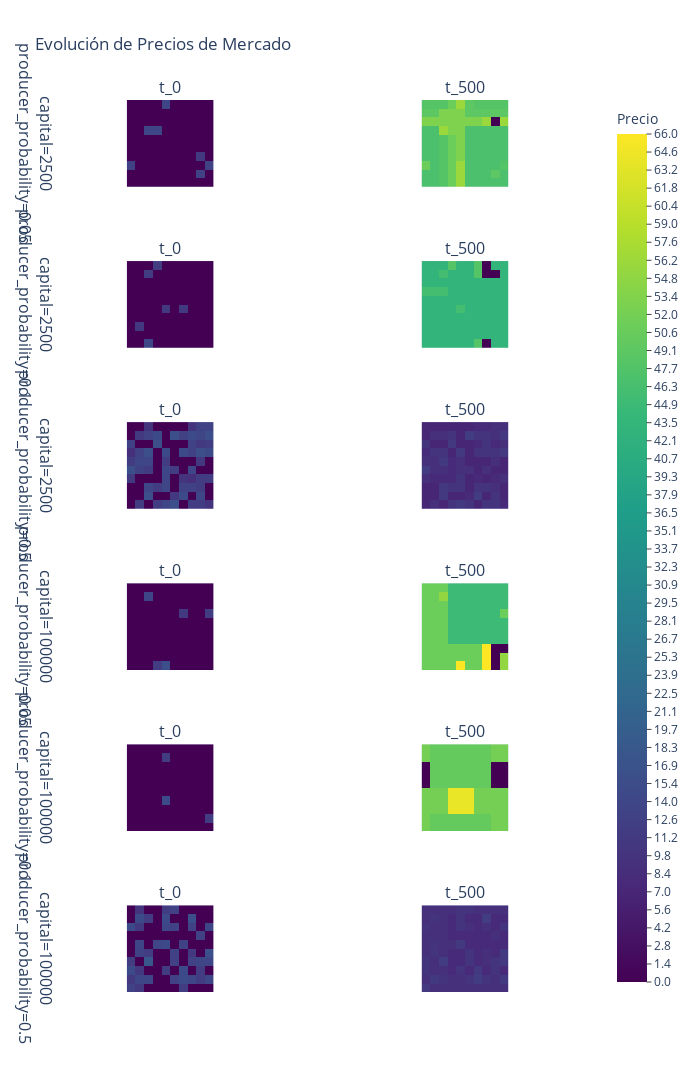

Source (notebook cell):
### Code cell
FinalGridSeries.show_up(
    "price_lattice", 
    runner=runner,
    plot_title=("Evolución de Precios de Mercado"),
    leyend="Precio",
    colorscale="Viridis",
)

### Figure 1 — Plotly figure (JSON) as saved in the notebook; plotly's stock layout.template omitted (floating-point values rounded to 4 significant figures)
{"data": [{"coloraxis": "coloraxis", "hovertemplate": "x: %{y}<br>y: %{x}<br>z: %{z}<extra></extra>", "type": "heatmap", "xaxis": "x", "yaxis": "y", "z": [[0, 0, 0, 0, 14, 0, 0, 0, 0, 0], [0, 0, 0, 0, 0, 0, 0, 0, 0, 0], [0, 0, 0, 0, 0, 0, 0, 0, 0, 0], [0, 0, 14, 14, 0, 0, 0, 0, 0, 0], [0, 0, 0, 0, 0, 0, 0, 0, 0, 0], [0, 0, 0, 0, 0, 0, 0, 0, 0, 0], [0, 0, 0, 0, 0, 0, 0, 0, 11, 0], [13, 0, 0, 0, 0, 0, 0, 0, 0, 13], [0, 0, 0, 0, 0, 0, 0, 0, 13, 0], [0, 0, 0, 0, 0, 0, 0, 0, 0, 0]]}, {"coloraxis": "coloraxis", "hovertemplate": "x: %{y}<br>y: %{x}<br>z: %{z}<extra></extra>", "type": "heatmap", "xaxis": "x2", "yaxis": "y2", "z": [[48, 48, 48, 51, 56, 49, 48, 48, 48, 48], [49, 49, 53, 53, 53, 49, 49, 49, 49, 49], [53, 53, 53, 53, 53, 53, 53, 56, 0, 56], [47, 47, 56, 53, 53, 47, 47, 47, 47, 47], [47, 47, 48, 51, 53, 47, 47, 47, 47, 47], [47, 47, 48, 51, 53, 47, 47, 47, 47, 47], [47, 47, 48, 51, 53, 47, 47, 47, 47, 47], [51, 47, 48, 51, 56, 47, 47, 47, 47, 48], [47, 47, 48, 51, 56, 47, 47, 47, 49, 47], [47, 47, 48, 51, 56, 47, 47, 47, 47, 47]]}, {"coloraxis": "coloraxis", "hovertemplate": "x: %{y}<br>y: %{x}<br>z: %{z}<extra></extra>", "type": "heatmap", "xaxis": "x3", "yaxis": "y3", "z": [[0, 0, 0, 12, 0, 0, 0, 0, 0, 0], [0, 0, 12, 0, 0, 0, 0, 0, 0, 0], [0, 0, 0, 0, 0, 0, 0, 0, 0, 0], [0, 0, 0, 0, 0, 0, 0, 0, 0, 0], [0, 0, 0, 0, 0, 0, 0, 0, 0, 0], [0, 0, 0, 0, 11, 0, 11, 0, 0, 0], [0, 0, 0, 0, 0, 0, 0, 0, 0, 0], [0, 11, 0, 0, 0, 0, 0, 0, 0, 0], [0, 0, 0, 0, 0, 0, 0, 0, 0, 0], [0, 0, 14, 0, 0, 0, 0, 0, 0, 0]]}, {"coloraxis": "coloraxis", "hovertemplate": "x: %{y}<br>y: %{x}<br>z: %{z}<extra></extra>", "type": "heatmap", "xaxis": "x4", "yaxis": "y4", "z": [[43, 43, 43, 48, 43, 43, 48, 0, 43, 43], [43, 43, 46, 43, 43, 43, 48, 0, 0, 43], [43, 43, 43, 43, 43, 43, 43, 43, 43, 43], [46, 46, 46, 43, 43, 43, 43, 43, 43, 43], [43, 43, 43, 43, 43, 43, 43, 43, 43, 43], [43, 43, 43, 43, 46, 43, 43, 43, 43, 43], [43, 43, 43, 43, 43, 43, 43, 43, 43, 43], [43, 43, 43, 43, 43, 43, 43, 43, 43, 43], [43, 43, 43, 43, 43, 43, 43, 43, 43, 43], [43, 43, 43, 43, 43, 43, 48, 0, 43, 43]]}, {"coloraxis": "coloraxis", "hovertemplate": "x: %{y}<br>y: %{x}<br>z: %{z}<extra></extra>", "type": "heatmap", "xaxis": "x5", "yaxis": "y5", "z": [[0, 0, 10, 0, 0, 0, 0, 10, 13, 13], [0, 11, 13, 15, 0, 16, 13, 15, 14, 16], [13, 0, 0, 16, 0, 0, 0, 13, 11, 12], [9, 13, 16, 0, 15, 0, 15, 13, 16, 15], [12, 14, 14, 0, 12, 0, 0, 0, 11, 0], [16, 13, 12, 0, 14, 12, 0, 14, 0, 0], [11, 0, 0, 0, 14, 0, 10, 9, 12, 12], [0, 0, 14, 12, 14, 0, 13, 13, 12, 0], [0, 0, 16, 0, 0, 11, 15, 0, 14, 0], [0, 12, 0, 12, 14, 16, 0, 12, 12, 10]]}, {"coloraxis": "coloraxis", "hovertemplate": "x: %{y}<br>y: %{x}<br>z: %{z}<extra></extra>", "type": "heatmap", "xaxis": "x6", "yaxis": "y6", "z": [[7, 7, 7, 7, 7, 7, 8, 8, 9, 9], [7, 9, 9, 10, 7, 12, 10, 10, 9, 11], [10, 7, 7, 11, 7, 7, 8, 10, 8, 9], [8, 10, 10, 7, 11, 7, 10, 10, 10, 11], [9, 9, 11, 8, 9, 7, 7, 7, 9, 7], [12, 9, 9, 8, 9, 9, 7, 9, 7, 7], [9, 8, 8, 8, 10, 7, 8, 7, 8, 9], [7, 7, 11, 10, 10, 7, 10, 10, 9, 7], [7, 7, 11, 7, 7, 8, 12, 7, 10, 7], [7, 9, 7, 10, 11, 10, 7, 10, 10, 8]]}, {"coloraxis": "coloraxis", "hovertemplate": "x: %{y}<br>y: %{x}<br>z: %{z}<extra></extra>", "type": "heatmap", "xaxis": "x7", "yaxis": "y7", "z": [[0, 0, 0, 0, 0, 0, 0, 0, 0, 0], [0, 0, 14, 0, 0, 0, 0, 0, 0, 0], [0, 0, 0, 0, 0, 0, 0, 0, 0, 0], [0, 0, 0, 0, 0, 0, 11, 0, 0, 12], [0, 0, 0, 0, 0, 0, 0, 0, 0, 0], [0, 0, 0, 0, 0, 0, 0, 0, 0, 0], [0, 0, 0, 0, 0, 0, 0, 0, 0, 0], [0, 0, 0, 0, 0, 0, 0, 0, 0, 0], [0, 0, 0, 0, 0, 0, 0, 0, 0, 0], [0, 0, 0, 12, 16, 0, 0, 0, 0, 0]]}, {"coloraxis": "coloraxis", "hovertemplate": "x: %{y}<br>y: %{x}<br>z: %{z}<extra></extra>", "type": "heatmap", "xaxis": "x8", "yaxis": "y8", "z": [[51, 51, 51, 45, 45, 45, 45, 45, 45, 45], [51, 51, 55, 45, 45, 45, 45, 45, 45, 45], [51, 51, 51, 45, 45, 45, 45, 45, 45, 45], [51, 51, 51, 45, 45, 45, 45, 45, 45, 51], [51, 51, 51, 45, 45, 45, 45, 45, 45, 45], [51, 51, 51, 45, 45, 45, 45, 45, 45, 45], [51, 51, 51, 45, 45, 45, 45, 45, 45, 45], [51, 51, 51, 51, 51, 51, 51, 66, 0, 0], [51, 51, 51, 51, 51, 51, 51, 66, 0, 55], [51, 51, 51, 51, 66, 51, 51, 66, 0, 55]]}, {"coloraxis": "coloraxis", "hovertemplate": "x: %{y}<br>y: %{x}<br>z: %{z}<extra></extra>", "type": "heatmap", "xaxis": "x9", "yaxis": "y9", "z": [[0, 0, 0, 0, 0, 0, 0, 0, 0, 0], [0, 0, 0, 0, 12, 0, 0, 0, 0, 0], [0, 0, 0, 0, 0, 0, 0, 0, 0, 0], [0, 0, 0, 0, 0, 0, 0, 0, 0, 0], [0, 0, 0, 0, 0, 0, 0, 0, 0, 0], [0, 0, 0, 0, 0, 0, 0, 0, 0, 0], [0, 0, 0, 0, 15, 0, 0, 0, 0, 0], [0, 0, 0, 0, 0, 0, 0, 0, 0, 0], [0, 0, 0, 0, 0, 0, 0, 0, 0, 12], [0, 0, 0, 0, 0, 0, 0, 0, 0, 0]]}, {"coloraxis": "coloraxis", "hovertemplate": "x: %{y}<br>y: %{x}<br>z: %{z}<extra></extra>", "type": "heatmap", "xaxis": "x10", "yaxis": "y10", "z": [[52, 50, 50, 50, 50, 50, 50, 50, 52, 52], [52, 50, 50, 50, 50, 50, 50, 50, 52, 52], [0, 50, 50, 50, 50, 50, 50, 50, 0, 0], [0, 50, 50, 50, 50, 50, 50, 50, 0, 0], [0, 50, 50, 50, 50, 50, 50, 50, 0, 0], [52, 52, 52, 64, 64, 64, 52, 52, 52, 52], [52, 52, 52, 64, 64, 64, 52, 52, 52, 52], [52, 52, 52, 64, 64, 64, 52, 52, 52, 52], [52, 50, 50, 50, 50, 50, 50, 50, 52, 52], [52, 50, 50, 50, 50, 50, 50, 50, 52, 52]]}, {"coloraxis": "coloraxis", "hovertemplate": "x: %{y}<br>y: %{x}<br>z: %{z}<extra></extra>", "type": "heatmap", "xaxis": "x11", "yaxis": "y11", "z": [[0, 10, 0, 0, 12, 13, 0, 0, 0, 0], [0, 15, 12, 0, 15, 0, 0, 16, 0, 0], [15, 11, 0, 0, 14, 13, 0, 13, 0, 14], [0, 0, 0, 0, 0, 0, 0, 0, 13, 0], [0, 14, 0, 14, 15, 0, 13, 0, 0, 0], [0, 13, 12, 0, 0, 13, 0, 11, 0, 16], [12, 0, 18, 0, 0, 13, 0, 13, 14, 14], [15, 11, 0, 0, 12, 0, 15, 0, 12, 0], [11, 14, 14, 0, 0, 13, 15, 14, 12, 14], [13, 11, 0, 0, 0, 0, 12, 0, 0, 0]]}, {"coloraxis": "coloraxis", "hovertemplate": "x: %{y}<br>y: %{x}<br>z: %{z}<extra></extra>", "type": "heatmap", "xaxis": "x12", "yaxis": "y12", "z": [[9, 9, 9, 9, 10, 10, 9, 9, 9, 9], [9, 10, 9, 8, 10, 8, 8, 12, 8, 8], [10, 9, 9, 8, 10, 9, 8, 9, 8, 10], [9, 9, 9, 8, 8, 8, 8, 8, 9, 8], [9, 10, 9, 9, 11, 8, 8, 8, 8, 8], [9, 10, 9, 8, 8, 10, 8, 9, 8, 11], [10, 9, 12, 8, 8, 10, 8, 9, 10, 11], [10, 9, 9, 8, 10, 8, 11, 8, 10, 8], [9, 11, 10, 9, 9, 10, 12, 10, 9, 11], [11, 9, 9, 9, 9, 9, 9, 9, 9, 9]]}], "layout": {"annotations": [{"font": {"size": 16}, "showarrow": false, "text": "t_0", "x": 0.22, "xanchor": "center", "xref": "paper", "y": 1.0, "yanchor": "bottom", "yref": "paper"}, {"font": {"size": 16}, "showarrow": false, "text": "t_500", "x": 0.76, "xanchor": "center", "xref": "paper", "y": 1.0, "yanchor": "bottom", "yref": "paper"}, {"font": {"size": 16}, "showarrow": false, "text": "t_0", "x": 0.22, "xanchor": "center", "xref": "paper", "y": 0.8194, "yanchor": "bottom", "yref": "paper"}, {"font": {"size": 16}, "showarrow": false, "text": "t_500", "x": 0.76, "xanchor": "center", "xref": "paper", "y": 0.8194, "yanchor": "bottom", "yref": "paper"}, {"font": {"size": 16}, "showarrow": false, "text": "t_0", "x": 0.22, "xanchor": "center", "xref": "paper", "y": 0.6389, "yanchor": "bottom", "yref": "paper"}, {"font": {"size": 16}, "showarrow": false, "text": "t_500", "x": 0.76, "xanchor": "center", "xref": "paper", "y": 0.6389, "yanchor": "bottom", "yref": "paper"}, {"font": {"size": 16}, "showarrow": false, "text": "t_0", "x": 0.22, "xanchor": "center", "xref": "paper", "y": 0.4583, "yanchor": "bottom", "yref": "paper"}, {"font": {"size": 16}, "showarrow": false, "text": "t_500", "x": 0.76, "xanchor": "center", "xref": "paper", "y": 0.4583, "yanchor": "bottom", "yref": "paper"}, {"font": {"size": 16}, "showarrow": false, "text": "t_0", "x": 0.22, "xanchor": "center", "xref": "paper", "y": 0.2778, "yanchor": "bottom", "yref": "paper"}, {"font": {"size": 16}, "showarrow": false, "text": "t_500", "x": 0.76, "xanchor": "center", "xref": "paper", "y": 0.2778, "yanchor": "bottom", "yref": "paper"}, {"font": {"size": 16}, "showarrow": false, "text": "t_0", "x": 0.22, "xanchor": "center", "xref": "paper", "y": 0.09722, "yanchor": "bottom", "yref": "paper"}, {"font": {"size": 16}, "showarrow": false, "text": "t_500", "x": 0.76, "xanchor": "center", "xref": "paper", "y": 0.09722, "yanchor": "bottom", "yref": "paper"}, {"font": {"size": 16}, "showarrow": false, "text": "capital=2500<br>producer_probability=0.05", "textangle": 90, "x": -0.07, "xanchor": "left", "xref": "paper", "y": 0.9514, "yanchor": "middle", "yref": "paper"}, {"font": {"size": 16}, "showarrow": false, "text": "capital=2500<br>producer_probability=0.1", "textangle": 90, "x": -0.07, "xanchor": "left", "xref": "paper", "y": 0.7708, "yanchor": "middle", "yref": "paper"}, {"font": {"size": 16}, "showarrow": false, "text": "capital=2500<br>producer_probability=0.5", "textangle": 90, "x": -0.07, "xanchor": "left", "xref": "paper", "y": 0.5903, "yanchor": "middle", "yref": "paper"}, {"font": {"size": 16}, "showarrow": false, "text": "capital=100000<br>producer_probability=0.05", "textangle": 90, "x": -0.07, "xanchor": "left", "xref": "paper", "y": 0.4097, "yanchor": "middle", "yref": "paper"}, {"font": {"size": 16}, "showarrow": false, "text": "capital=100000<br>producer_probability=0.1", "textangle": 90, "x": -0.07, "xanchor": "left", "xref": "paper", "y": 0.2292, "yanchor": "middle", "yref": "paper"}, {"font": {"size": 16}, "showarrow": false, "text": "capital=100000<br>producer_probability=0.5", "textangle": 90, "x": -0.07, "xanchor": "left", "xref": "paper", "y": 0.04861, "yanchor": "middle", "yref": "paper"}], "coloraxis": {"cmax": 66, "cmin": 0, "colorbar": {"tickmode": "array", "ticks": "outside", "ticktext": ["0.0", "1.4", "2.8", "4.2", "5.6", "7.0", "8.4", "9.8", "11.2", "12.6", "14.0", "15.4", "16.9", "18.3", "19.7", "21.1", "22.5", "23.9", "25.3", "26.7", "28.1", "29.5", "30.9", "32.3", "33.7", "35.1", "36.5", "37.9", "39.3", "40.7", "42.1", "43.5", "44.9", "46.3", "47.7", "49.1", "50.6", "52.0", "53.4", "54.8", "56.2", "57.6", "59.0", "60.4", "61.8", "63.2", "64.6", "66.0"], "tickvals": [0, 1.404, 2.809, 4.213, 5.617, 7.021, 8.426, 9.83, 11.23, 12.64, 14.04, 15.45, 16.85, 18.26, 19.66, 21.06, 22.47, 23.87, 25.28, 26.68, 28.09, 29.49, 30.89, 32.3, 33.7, 35.11, 36.51, 37.91, 39.32, 40.72, 42.13, 43.53, 44.94, 46.34, 47.74, 49.15, 50.55, 51.96, 53.36, 54.77, 56.17, 57.57, 58.98, 60.38, 61.79, 63.19, 64.6, 66], "title": {"side": "top", "text": "Precio"}}, "colorscale": [[0, "#440154"], [0.1111, "#482878"], [0.2222, "#3e4989"], [0.3333, "#31688e"], [0.4444, "#26828e"], [0.5556, "#1f9e89"], [0.6667, "#35b779"], [0.7778, "#6ece58"], [0.8889, "#b5de2b"], [1, "#fde725"]], "showscale": true}, "grid": {"columns": 2, "pattern": "independent", "rows": 6}, "height": 1800, "margin": {"b": 100, "l": 50, "r": 50, "t": 100}, "title": {"text": "Evolución de Precios de Mercado"}, "width": 700, "xaxis": {"anchor": "y", "autorange": true, "constrain": "domain", "domain": [0, 0.44], "range": [0, 9], "visible": false}, "xaxis10": {"anchor": "y10", "autorange": true, "constrain": "domain", "domain": [0.54, 0.98], "range": [0, 9], "visible": false}, "xaxis11": {"anchor": "y11", "autorange": true, "constrain": "domain", "domain": [0, 0.44], "range": [0, 9], "visible": false}, "xaxis12": {"anchor": "y12", "autorange": true, "constrain": "domain", "domain": [0.54, 0.98], "range": [0, 9], "visible": false}, "xaxis2": {"anchor": "y2", "autorange": true, "constrain": "domain", "domain": [0.54, 0.98], "range": [0, 9], "visible": false}, "xaxis3": {"anchor": "y3", "autorange": true, "constrain": "domain", "domain": [0, 0.44], "range": [0, 9], "visible": false}, "xaxis4": {"anchor": "y4", "autorange": true, "constrain": "domain", "domain": [0.54, 0.98], "range": [0, 9], "visible": false}, "xaxis5": {"anchor": "y5", "autorange": true, "constrain": "domain", "domain": [0, 0.44], "range": [0, 9], "visible": false}, "xaxis6": {"anchor": "y6", "autorange": true, "constrain": "domain", "domain": [0.54, 0.98], "range": [0, 9], "visible": false}, "xaxis7": {"anchor": "y7", "autorange": true, "constrain": "domain", "domain": [0, 0.44], "range": [0, 9], "visible": false}, "xaxis8": {"anchor": "y8", "autorange": true, "constrain": "domain", "domain": [0.54, 0.98], "range": [0, 9], "visible": false}, "xaxis9": {"anchor": "y9", "autorange": true, "constrain": "domain", "domain": [0, 0.44], "range": [0, 9], "visible": false}, "yaxis": {"anchor": "x", "autorange": "reversed", "constrain": "domain", "domain": [0.9028, 1.0], "scaleanchor": "x", "visible": false}, "yaxis10": {"anchor": "x10", "autorange": "reversed", "constrain": "domain", "domain": [0.1806, 0.2778], "scaleanchor": "x10", "visible": false}, "yaxis11": {"anchor": "x11", "autorange": "reversed", "constrain": "domain", "domain": [0, 0.09722], "scaleanchor": "x11", "visible": false}, "yaxis12": {"anchor": "x12", "autorange": "reversed", "constrain": "domain", "domain": [0, 0.09722], "scaleanchor": "x12", "visible": false}, "yaxis2": {"anchor": "x2", "autorange": "reversed", "constrain": "domain", "domain": [0.9028, 1.0], "scaleanchor": "x2", "visible": false}, "yaxis3": {"anchor": "x3", "autorange": "reversed", "constrain": "domain", "domain": [0.7222, 0.8194], "scaleanchor": "x3", "visible": false}, "yaxis4": {"anchor": "x4", "autorange": "reversed", "constrain": "domain", "domain": [0.7222, 0.8194], "scaleanchor": "x4", "visible": false}, "yaxis5": {"anchor": "x5", "autorange": "reversed", "constrain": "domain", "domain": [0.5417, 0.6389], "scaleanchor": "x5", "visible": false}, "yaxis6": {"anchor": "x6", "autorange": "reversed", "constrain": "domain", "domain": [0.5417, 0.6389], "scaleanchor": "x6", "visible": false}, "yaxis7": {"anchor": "x7", "autorange": "reversed", "constrain": "domain", "domain": [0.3611, 0.4583], "scaleanchor": "x7", "visible": false}, "yaxis8": {"anchor": "x8", "autorange": "reversed", "constrain": "domain", "domain": [0.3611, 0.4583], "scaleanchor": "x8", "visible": false}, "yaxis9": {"anchor": "x9", "autorange": "reversed", "constrain": "domain", "domain": [0.1806, 0.2778], "scaleanchor": "x9", "visible": false}}}
